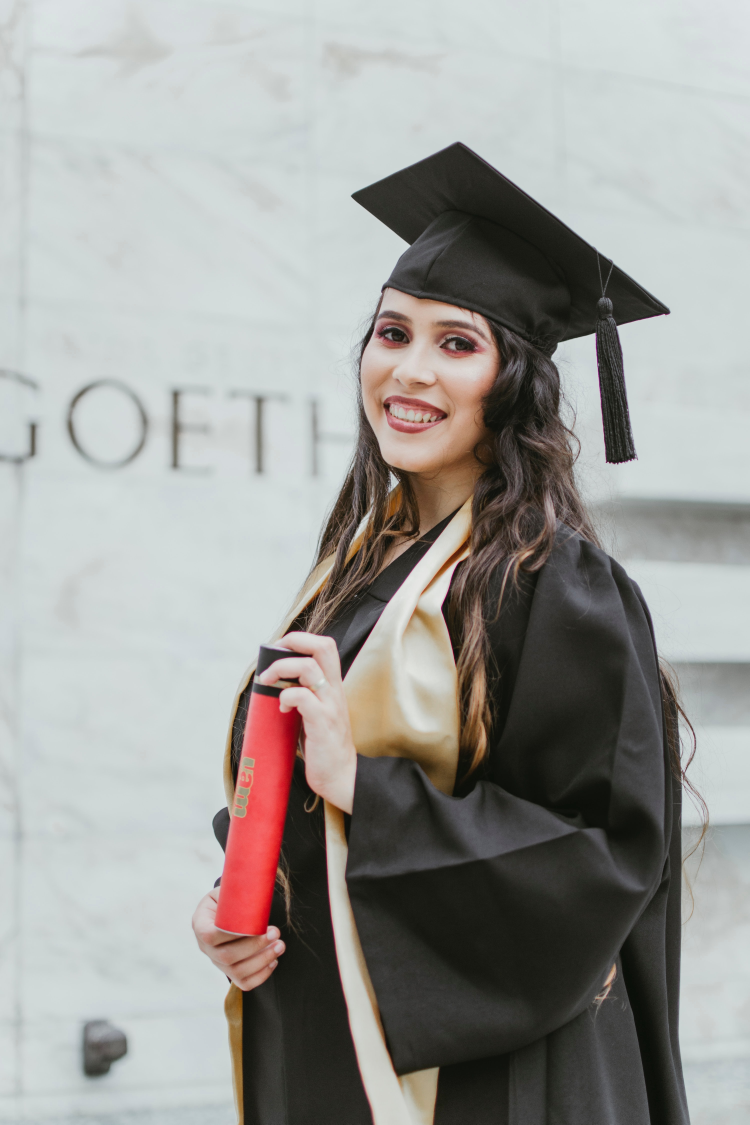
#> input picture girl.jpg, 2998 x 4497 px (shown at 1/4 size)
$ python ploting_images.py
#> lines starting #> are read from the running program, lines starting #| are printed output that depends on the picture
import cv2
from matplotlib import pyplot as plt


img = cv2.imread('girl.jpg', -1)
#> img is the input picture: shape (4497, 2998, 3); mean B, G, R 151.8, 155, 155.2
img = cv2.resize(img, (400,400))
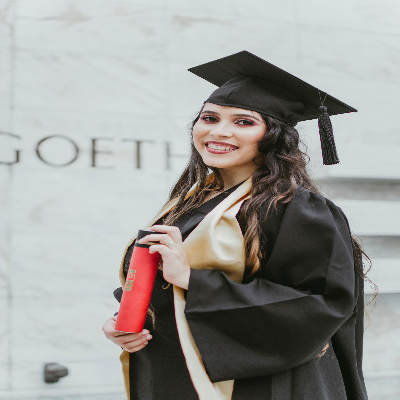
#> img: shape (400, 400, 3); mean B, G, R 151.8, 155, 155.1
cv2.imshow('image', img)
img = cv2.cvtColor(img, cv2.COLOR_BGR2RGB)

plt.imshow(img)
plt.xticks([]), plt.yticks([])

plt.show()

cv2.waitKey(0)
cv2.destroyAllWindows()
